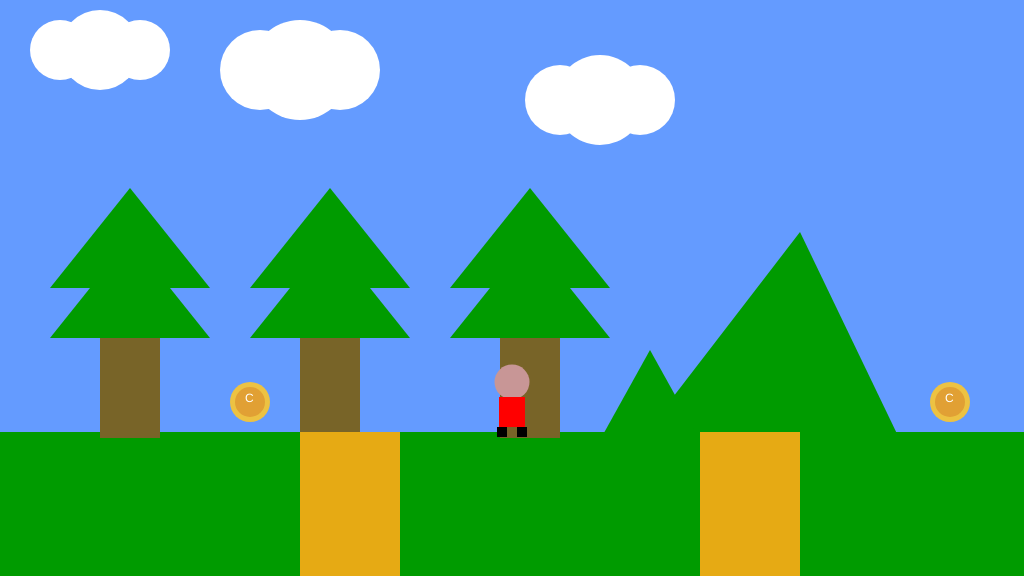
Frame 1 (no input)
Frame 60 (no input): identical to frame 1, image omitted
Frame 120 (the mouse pressed at the canvas centre since frame 60): identical to frame 1, image omitted

The p5.js sketch that drew this single still picture (run headless with seeded random() and noise() and a simulated clock; from frame 60 on, the mouse is pressed at the canvas centre):

// p5.js sketch
// ── sketch.js
/*

The Game Project 5 - Multiple Interactables

*/

var gameChar_x;
var gameChar_y;
var floorPos_y;

var isLeft;
var isRight;
var isFalling;
var isPlummeting;

var canyon;

var trees_x;
var treePos_y;

var clouds;
var mountains;

var cameraPosX;
var collectables;
var canyons;

function setup() {
  createCanvas(1024, 576);
  floorPos_y = (height * 3) / 4;
  gameChar_x = width / 2;
  gameChar_y = floorPos_y;

  isLeft = false;
  isRight = false;
  isFalling = false;
  isPlummeting = false;

  // canyon = { x_pos: gameChar_x, width: 100 };

  trees_x = [100, 300, 500];
  treePos_y = height / 2;

  clouds = [
    { x_pos: 100, y_pos: 100, width: 50 },
    { x_pos: 300, y_pos: 120, width: 70 },
    { x_pos: 600, y_pos: 150, width: 60 },
  ];

  mountains = [
    { x_pos: -400, y_pos: 100 },
    { x_pos: 500, y_pos: 100 },
    { x_pos: 1000, y_pos: 100 },
  ];

  cameraPosX = 0;

  collectables = [
    { x_pos: 300, y_pos: floorPos_y, size: 50, isFound: false },
    { x_pos: 0, y_pos: floorPos_y, size: 50, isFound: false },
    { x_pos: 1000, y_pos: floorPos_y, size: 50, isFound: false },
  ];

  canyons = [
    // { x_pos: gameChar_x, width: 100 },
    { x_pos: 500, width: 100 },
    { x_pos: 100, width: 100 },
  ];
}

function draw() {
  // Update camera position
  cameraPosX = gameChar_x - width / 2;

  ///////////DRAWING CODE//////////

  background(100, 155, 255); //fill the sky blue

  noStroke();
  fill(0, 155, 0);
  rect(0, floorPos_y, width, height - floorPos_y); //draw some green ground

  push();
  translate(-cameraPosX, 0);

  // Drawing the scenery

  // Draw the clouds
  drawClouds();

  // Draw the tree
  drawTrees();

  // Mountain Loop
  drawMountains();

  // Add the collectable
  // drawCollectable(collectable);

  // Collectable Interaction
  // checkCollectable(collectable);

  for (let i = 0; i < collectables.length; i++) {
    drawCollectable(collectables[i]);
    checkCollectable(collectables[i]);
  }

  // Canyon
  // drawCanyon(canyon);

  // Falling down the canyon
  // checkCanyon(canyon);
  for (let i = 0; i < canyons.length; i++) {
    drawCanyon(canyons[i]);
    checkCanyon(canyons[i]);
  }

  //the game character
  if (isLeft && isFalling) {
    // add your jumping-left code
    // The head
    fill(200, 150, 150);
    ellipse(gameChar_x, gameChar_y - 50, 25);

    // The body
    fill(255, 0, 0);
    rect(gameChar_x - 9, gameChar_y - 38, 18, 30);

    // The Legs
    fill(0);
    rect(gameChar_x - 7, gameChar_y - 7, 10, 10);
    rect(gameChar_x + 2, gameChar_y - 7, 10, 10);

    // The arms
    fill(200, 150, 150);
    rect(gameChar_x + 4, gameChar_y - 30, 10, 10);
  } else if (isRight && isFalling) {
    // add your jumping-right code
  } else if (isLeft) {
    // add your walking left code
    // The head
    fill(200, 150, 150);
    ellipse(gameChar_x, gameChar_y - 50, 25);

    // The body
    fill(255, 0, 0);
    rect(gameChar_x - 9, gameChar_y - 38, 18, 30);

    // The Legs
    fill(0);
    rect(gameChar_x - 5, gameChar_y - 7, 10, 10);

    // The arms
    fill(200, 150, 150);
    rect(gameChar_x - 12, gameChar_y - 30, 10, 10);
  } else if (isRight) {
    // add your walking right code
    // The head
    fill(200, 150, 150);
    ellipse(gameChar_x, gameChar_y - 50, 25);

    // The body
    fill(255, 0, 0);
    rect(gameChar_x - 9, gameChar_y - 38, 18, 30);

    // The Legs
    fill(0);
    rect(gameChar_x - 5, gameChar_y - 7, 10, 10);

    // The arms
    fill(200, 150, 150);
    rect(gameChar_x + 4, gameChar_y - 30, 10, 10);
  } else if (isFalling || isPlummeting) {
    // add your jumping facing forwards code
    // The head
    fill(200, 150, 150);
    ellipse(gameChar_x, gameChar_y - 50, 35);

    // The body
    fill(255, 0, 0);
    rect(gameChar_x - 13, gameChar_y - 35, 26, 30);

    // The Legs
    fill(0);
    rect(gameChar_x - 15, gameChar_y - 5, 10, 10);
    rect(gameChar_x + 5, gameChar_y - 5, 10, 10);

    // The arms
    fill(200, 150, 150);
    rect(gameChar_x + 12, gameChar_y - 30, 10, 10);
    rect(gameChar_x - 22, gameChar_y - 30, 10, 10);
  } else {
    // add your standing front facing code
    // The head
    fill(200, 150, 150);
    ellipse(gameChar_x, gameChar_y - 50, 35);

    // The body
    fill(255, 0, 0);
    rect(gameChar_x - 13, gameChar_y - 35, 26, 30);

    // The Legs
    fill(0);
    rect(gameChar_x - 15, gameChar_y - 5, 10, 10);
    rect(gameChar_x + 5, gameChar_y - 5, 10, 10);
  }

  // Draw the game character
  pop();

  ///////////INTERACTION CODE//////////
  //Put conditional statements to move the game character below here
  if (isLeft == true) {
    gameChar_x -= 5;
  }

  if (isRight == true) {
    gameChar_x += 5;
  }

  // Add gravity
  if (gameChar_y < floorPos_y) {
    gameChar_y += 5;
    isFalling = true;
  } else {
    isFalling = false;
  }
}

function keyPressed() {
  // No Movement if Plummeting
  if (isPlummeting) {
    return;
  }

  if (keyCode == 37) {
    console.log(`isPlummeting ${isPlummeting}`);
    console.log(`isFalling ${isFalling}`);
    isLeft = true;
  } else if (keyCode == 39) {
    console.log(`isPlummeting ${isPlummeting}`);
    console.log(`isFalling ${isFalling}`);
    isRight = true;
  }

  // Prevent the character from double jumping
  else if (keyCode == 87 || keyCode == 38) {
    if (!isFalling && !isPlummeting) {
      gameChar_y -= 100;
    }
  }
}

function keyReleased() {
  // if statements to control the animation of the character when
  // keys are released.

  // console.log("keyReleased: " + key);
  // console.log("keyReleased: " + keyCode);

  // Freezing controls
  // if (isPlummeting) {
  //   return;
  // }

  if (keyCode == 37) {
    // console.log("Left arrow");
    isLeft = false;
  } else if (keyCode == 39) {
    // console.log("Right arrow");
    isRight = false;
  }
}

function drawClouds() {
  for (var i = 0; i < clouds.length; i++) {
    fill(255, 255, 255);
    ellipse(
      clouds[i].x_pos,
      clouds[i].y_pos - 50,
      clouds[i].width + 30,
      clouds[i].width + 30
    );
    ellipse(
      clouds[i].x_pos - 40,
      clouds[i].y_pos - 50,
      clouds[i].width + 10,
      clouds[i].width + 10
    );
    ellipse(
      clouds[i].x_pos + 40,
      clouds[i].y_pos - 50,
      clouds[i].width + 10,
      clouds[i].width + 10
    );
  }
}

function drawMountains() {
  for (var i = 0; i < mountains.length; i++) {
    fill(0, 155, 0);
    triangle(
      mountains[i].x_pos + 400,
      mountains[i].y_pos + 340,
      mountains[i].x_pos + 300,
      mountains[i].y_pos + 132,
      mountains[i].x_pos + 140,
      mountains[i].y_pos + 340
    );

    triangle(
      mountains[i].x_pos + 200,
      mountains[i].y_pos + 340,
      mountains[i].x_pos + 150,
      mountains[i].y_pos + 250,
      mountains[i].x_pos + 100,
      mountains[i].y_pos + 340
    );
  }
}

function drawTrees() {
  for (var i = 0; i < trees_x.length; i++) {
    // console.log(i);

    // The Tree
    fill(120, 100, 40);
    rect(trees_x[i], treePos_y, 60, 150);

    // branches
    fill(0, 155, 0);
    triangle(
      trees_x[i] - 50,
      treePos_y + 50,
      trees_x[i] + 30,
      treePos_y - 50,
      trees_x[i] + 110,
      treePos_y + 50
    );
    triangle(
      trees_x[i] - 50,
      treePos_y,
      trees_x[i] + 30,
      treePos_y - 100,
      trees_x[i] + 110,
      treePos_y
    );
  }
}

function drawCollectable(t_collectable) {
  if (t_collectable.isFound == false) {
    fill(237, 194, 66);
    ellipse(
      t_collectable.x_pos - 50,
      t_collectable.y_pos - 30,
      t_collectable.size - 10,
      t_collectable.size - 10
    );
    fill(225, 160, 52);

    ellipse(
      t_collectable.x_pos - 50,
      t_collectable.y_pos - 30,
      t_collectable.size - 20,
      t_collectable.size - 20
    );
    fill(255, 255, 255);
    text("C", t_collectable.x_pos - 55, t_collectable.y_pos - 30);
  }
}

function drawCanyon(t_canyon) {
  fill(230, 170, 20);
  rect(t_canyon.x_pos + 200, floorPos_y, t_canyon.width, height - floorPos_y);
}

function checkCollectable(t_collectable) {
  if (
    dist(gameChar_x, gameChar_y, t_collectable.x_pos, t_collectable.y_pos) < 5
  ) {
    t_collectable.isFound = true;
  }
}

function checkCanyon(t_canyon) {
  if (
    gameChar_x > t_canyon.x_pos + 215 &&
    gameChar_x < t_canyon.x_pos + 190 + t_canyon.width &&
    gameChar_y >= floorPos_y
  ) {
    isPlummeting = true;
    console.log("In");
  }

  if (isPlummeting) {
    gameChar_y += 10;
  }
}
